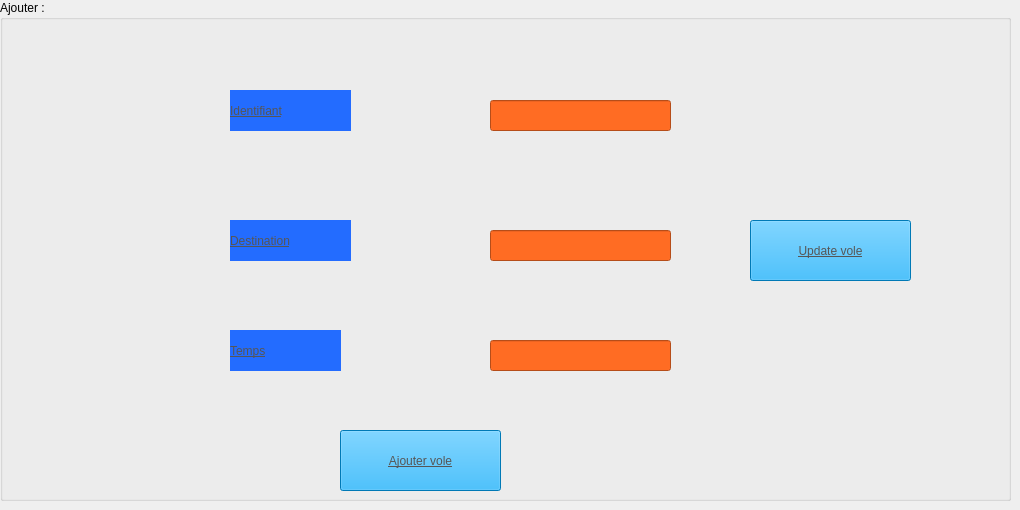
    <widget class="QWidget" name="tab">
     <attribute name="title">
      <string>Ajouter vole</string>
     </attribute>
     <widget class="QGroupBox" name="groupBox">
      <property name="geometry">
       <rect>
        <x>0</x>
        <y>0</y>
        <width>1011</width>
        <height>501</height>
       </rect>
      </property>
      <property name="title">
       <string>Ajouter :</string>
      </property>
      <widget class="QLabel" name="label">
       <property name="geometry">
        <rect>
         <x>230</x>
         <y>90</y>
         <width>121</width>
         <height>41</height>
        </rect>
       </property>
       <property name="styleSheet">
        <string notr="true">background-color: rgb(35, 108, 255);


color: rgb(86, 86, 86);
font: 700 italic 12pt &quot;Segoe UI&quot;;
text-decoration: underline;
</string>
       </property>
       <property name="text">
        <string>Identifiant</string>
       </property>
      </widget>
      <widget class="QLabel" name="label_2">
       <property name="geometry">
        <rect>
         <x>230</x>
         <y>220</y>
         <width>121</width>
         <height>41</height>
        </rect>
       </property>
       <property name="styleSheet">
        <string notr="true">background-color: rgb(35, 108, 255);
font: 700 italic 12pt &quot;Segoe UI&quot;;
text-decoration: underline;

color: rgb(86, 86, 86);
</string>
       </property>
       <property name="text">
        <string>Destination</string>
       </property>
      </widget>
      <widget class="QLabel" name="label_3">
       <property name="geometry">
        <rect>
         <x>230</x>
         <y>330</y>
         <width>111</width>
         <height>41</height>
        </rect>
       </property>
       <property name="styleSheet">
        <string notr="true">background-color: rgb(35, 108, 255);


color: rgb(86, 86, 86);
font: 700 italic 12pt &quot;Segoe UI&quot;;
text-decoration: underline;</string>
       </property>
       <property name="text">
        <string>Temps</string>
       </property>
      </widget>
      <widget class="QLineEdit" name="le_id">
       <property name="geometry">
        <rect>
         <x>490</x>
         <y>100</y>
         <width>181</width>
         <height>31</height>
        </rect>
       </property>
       <property name="styleSheet">
        <string notr="true">background-color: rgb(255, 108, 35);</string>
       </property>
      </widget>
      <widget class="QLineEdit" name="le_nom">
       <property name="geometry">
        <rect>
         <x>490</x>
         <y>230</y>
         <width>181</width>
         <height>31</height>
        </rect>
       </property>
       <property name="styleSheet">
        <string notr="true">background-color: rgb(255, 108, 35);</string>
       </property>
      </widget>
      <widget class="QLineEdit" name="le_prenom">
       <property name="geometry">
        <rect>
         <x>490</x>
         <y>340</y>
         <width>181</width>
         <height>31</height>
        </rect>
       </property>
       <property name="styleSheet">
        <string notr="true">background-color: rgb(255, 108, 35);</string>
       </property>
      </widget>
      <widget class="QPushButton" name="pb_ajouter">
       <property name="geometry">
        <rect>
         <x>340</x>
         <y>430</y>
         <width>161</width>
         <height>61</height>
        </rect>
       </property>
       <property name="styleSheet">
        <string notr="true">background-color: rgb(0, 170, 255);
color: rgb(0, 0, 0);
font: 700 italic 12pt &quot;Segoe UI&quot;;
text-decoration: underline;
color: rgb(86, 86, 86);


</string>
       </property>
       <property name="text">
        <string>Ajouter vole</string>
       </property>
      </widget>
      <widget class="QLabel" name="label_pic">
       <property name="geometry">
        <rect>
         <x>0</x>
         <y>-70</y>
         <width>1631</width>
         <height>591</height>
        </rect>
       </property>
       <property name="text">
        <string/>
       </property>
      </widget>
      <widget class="QPushButton" name="pushButton_2">
       <property name="geometry">
        <rect>
         <x>750</x>
         <y>220</y>
         <width>161</width>
         <height>61</height>
        </rect>
       </property>
       <property name="styleSheet">
        <string notr="true">background-color: rgb(0, 170, 255);
color: rgb(86, 86, 86);

font: 700 italic 12pt &quot;Segoe UI&quot;;
text-decoration: underline;</string>
       </property>
       <property name="text">
        <string>Update vole</string>
       </property>
      </widget>
      <zorder>label_pic</zorder>
      <zorder>label</zorder>
      <zorder>label_2</zorder>
      <zorder>label_3</zorder>
      <zorder>le_id</zorder>
      <zorder>le_nom</zorder>
      <zorder>le_prenom</zorder>
      <zorder>pb_ajouter</zorder>
      <zorder>pushButton_2</zorder>
     </widget>
    </widget>
